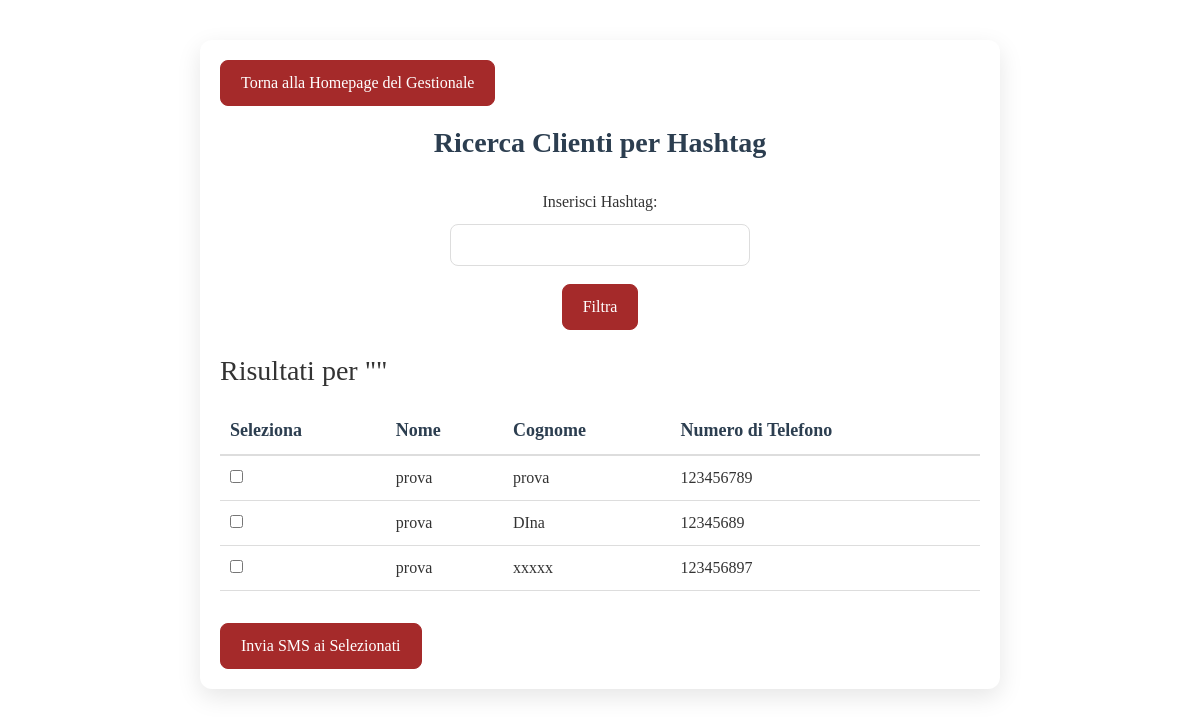
The page /gestionale/clienti/ricerca/ (signed in) on the database its author committed.
### gestionale/models.py (models this page shows, shortened)
class Customer(models.Model):
    first_name = models.CharField(max_length=100)
    last_name = models.CharField(max_length=100)
    phone_number = models.CharField(max_length=20)
    hashtag = models.CharField(max_length=100, blank=True, null=True, default="")
    numero_prenotazioni = models.IntegerField(default=0)

### gestionale/views.py (the view)
# urls.py: path('clienti/ricerca/', views.search_customers_by_hashtag, name='search_customers_by_hashtag'),
@login_required
def search_customers_by_hashtag(request):
    hashtag_query = request.GET.get('hashtag', '').strip()
    if hashtag_query:
        customers = Customer.objects.filter(hashtag__icontains=hashtag_query)
    else:
        customers = Customer.objects.all()
    hashtags = (
        Customer.objects
        .exclude(hashtag="")
        .values_list('hashtag', flat=True)
    )
    unique_hashtags = set(tag.strip() for tags in hashtags for tag in tags.split(',') if tag.strip())
    return render(request, 'gestionale/search_customers.html', {
        'customers': customers,
        'hashtag_query': hashtag_query,
        'unique_hashtags': unique_hashtags,
    })

### gestionale/templates/gestionale/search_customers.html (shortened to what this page needs)
{% extends "base.html" %}
{% load static %}
{% block css_files %}
    <link rel="stylesheet" href="{% static 'gestionale/shared.css' %}">
{% endblock %}
{% block content %}
<div class="reservation-container">
    <a href="{% url 'gestionale:gestionale' %}" class="back-to-home">Torna alla Homepage del Gestionale</a>
    <h2>Ricerca Clienti per Hashtag</h2>
    <form method="get" action="{% url 'gestionale:search_customers_by_hashtag' %}" class="date-selector-form">
        <label for="hashtag">Inserisci Hashtag:</label>
        <input type="text" id="hashtag" name="hashtag" value="{{ hashtag_query }}" class="form-control" list="suggested-hashtags" />
        <button type="submit" class="nav-button mt-2">Filtra</button>
    </form>
    {% if customers %}
        <form method="post" action="{% url 'gestionale:send_sms' %}">
            <h3 class="mt-4">Risultati per "{{ hashtag_query|default_if_none:'tutti i clienti' }}"</h3>
            <div class="reservation-list">
                <table class="table">
                    <thead>
                        <tr>
                            <th>Seleziona</th>
                            <th>Nome</th>
                            <th>Cognome</th>
                            <th>Numero di Telefono</th>
                        </tr>
                    </thead>
                    <tbody>
                        {% for customer in customers %}
                            <tr>
                                <td>
                                    <input type="checkbox" name="selected_customers" value="{{ customer.id }}">
                                </td>
                                <td>{{ customer.first_name }}</td>
                                <td>{{ customer.last_name }}</td>
                                <td>{{ customer.phone_number }}</td>
                            </tr>
                        {% endfor %}
                    </tbody>
                </table>
            </div>
            <button type="submit" class="nav-button mt-3">Invia SMS ai Selezionati</button>
        </form>
    {% else %}
        <p class="no-reservation mt-4">Nessun cliente trovato.</p>
    {% endif %}
</div>
{% endblock %}

### static/gestionale/shared.css (style rules this page uses)
.reservation-container { font-family: 'Playfair Display', serif; max-width: 800px; margin: 40px auto; padding: 20px; background-color: #fff; border-radius: 12px; box-shadow: 0 8px 24px rgba(0, 0, 0, 0.1); color: #333; }
.reservation-container h2 { text-align: center; font-weight: 700; font-size: 28px; color: #2c3e50; margin-bottom: 30px; }
.date-selector-form { display: flex; flex-direction: column; align-items: center; gap: 10px; margin-top: 10px; }
.date-selector-form label { font-weight: 500; font-size: 16px; }
.date-selector-form input[type="text"] { padding: 8px; border: 1px solid #ddd; border-radius: 8px; font-size: 16px; max-width: 300px; }
.nav-button, .back-to-home { padding: 10px 20px; border: 1px solid #a52a2a; border-radius: 8px; background-color: #a52a2a; color: #fff; font-size: 16px; text-decoration: none; font-weight: 500; transition: background-color 0.3s ease; }
.back-to-home { margin-bottom: 20px; display: inline-block; }
.table { width: 100%; border-collapse: collapse; margin-top: 20px; }
.table thead th { font-weight: 600; font-size: 18px; color: #2c3e50; border-bottom: 2px solid #ddd; text-align: left; padding: 10px; }
.table tbody td { padding: 10px; border-bottom: 1px solid #ddd; font-size: 16px; color: #333; }

### rows shown on the page
Customer: first_name "prova", last_name "prova", phone_number "123456789"
Customer: first_name "prova", last_name "DIna", phone_number "12345689"
Customer: first_name "prova", last_name "xxxxx", phone_number "123456897"
